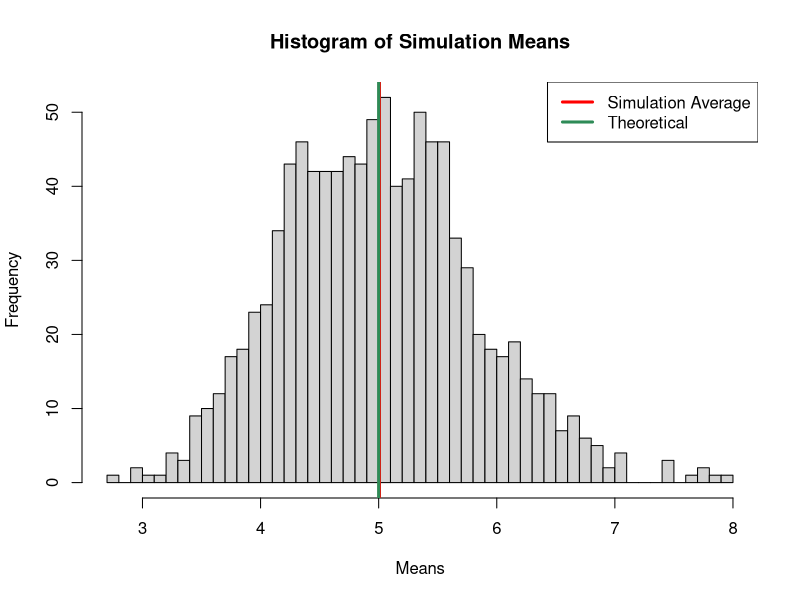
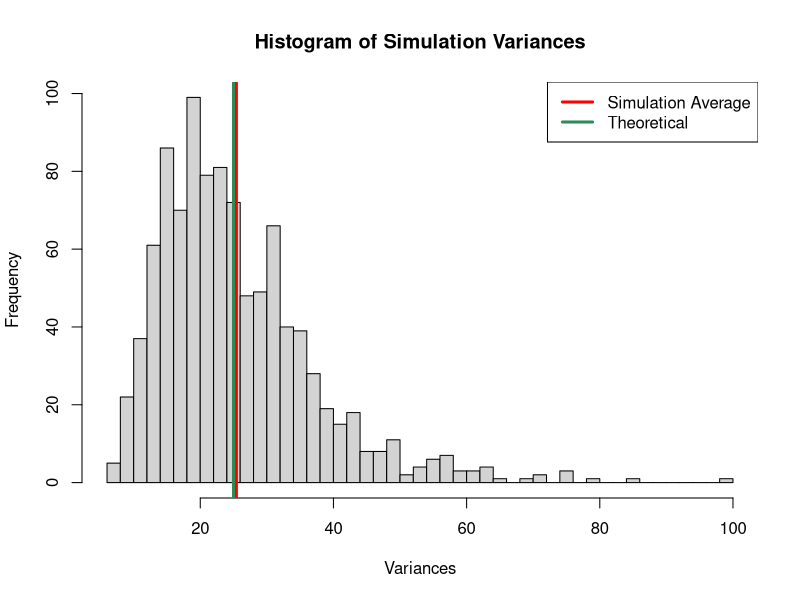
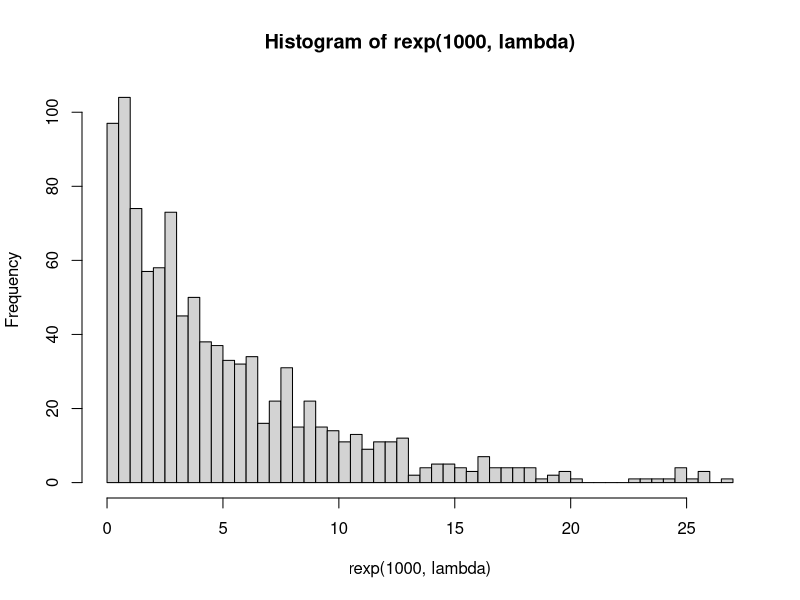

These figures' R source, in order:
## ---- chunk 1
lambda <- 0.2

# rexp_sim returns a vector that has a function applied to a number of samples of random exponentials
rexp_sim <- function (func, iterations = 1000, sample.size = 40, lambda = 0.2) {
  sim.vec = NULL
  for (i in 1 : iterations) sim.vec = c(sim.vec, func(rexp(sample.size, lambda)))
  sim.vec
}

means <- rexp_sim(mean)
vars  <- rexp_sim(var)
## ---- chunk 2
exp.mean   <- 1 / lambda
means.ave  <- mean(means)
## ---- chunk 3
my_hist <- function(param, label, theoretical, simulation) {
  hist(param, breaks = 50,
       main = paste("Histogram of Simulation", label),
       xlab = label)
  abline(v = simulation,  lw = 3, col = "red")
  abline(v = theoretical, lw = 3, col = "seagreen")
  legend("topright", c("Simulation Average", 
                       "Theoretical"), 
         lwd=3,  col=c("red", "seagreen"))
}

means.hist <- my_hist(means, "Means", exp.mean, means.ave)
## ---- chunk 4
exp.var   <- (1 / lambda)^2
vars.ave  <- mean(vars)
## ---- chunk 5
vars.hist <- my_hist(vars, "Variances", exp.var, vars.ave)
## ---- chunk 6
hist(rexp(1000, lambda), breaks = 50)
